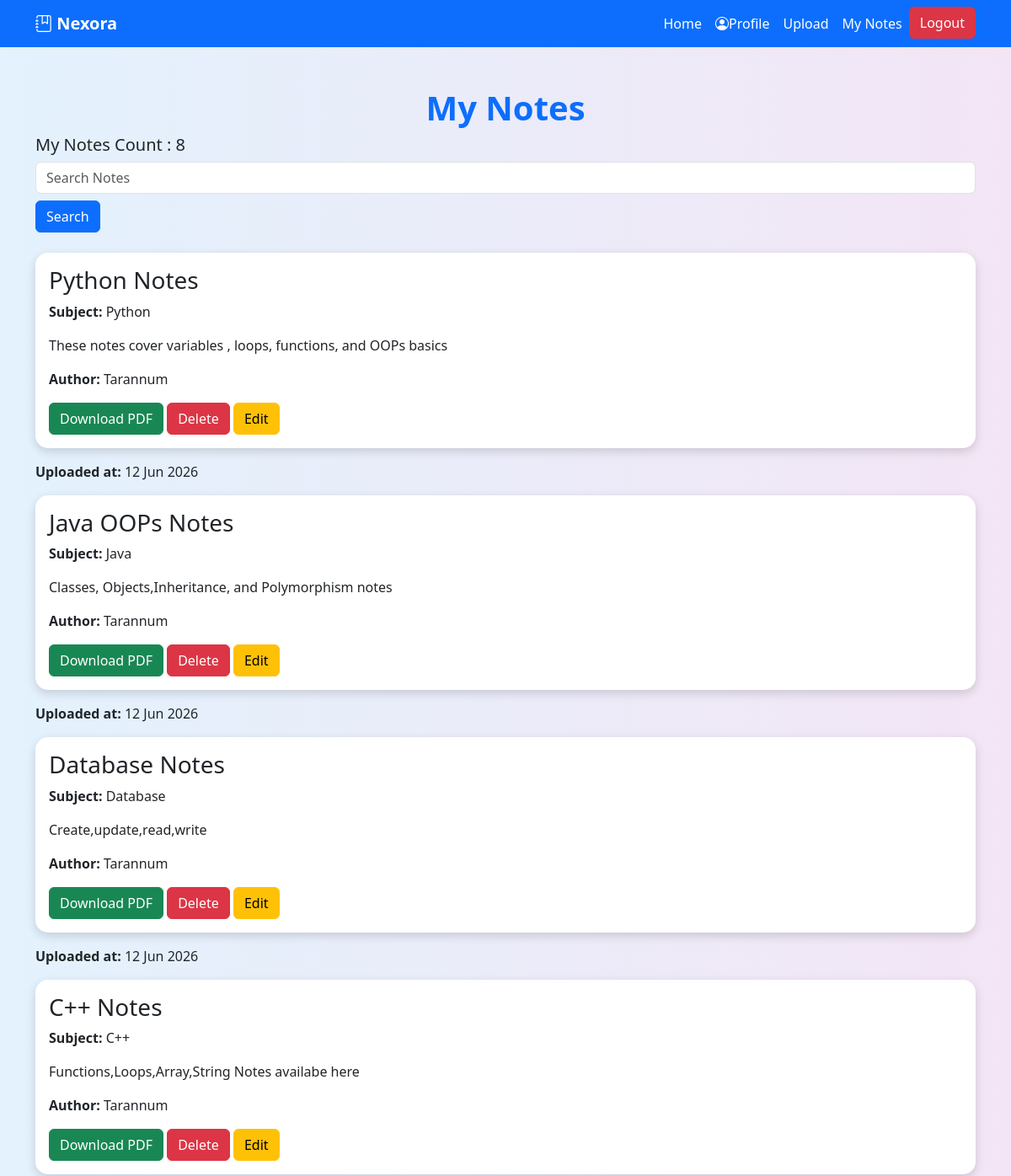
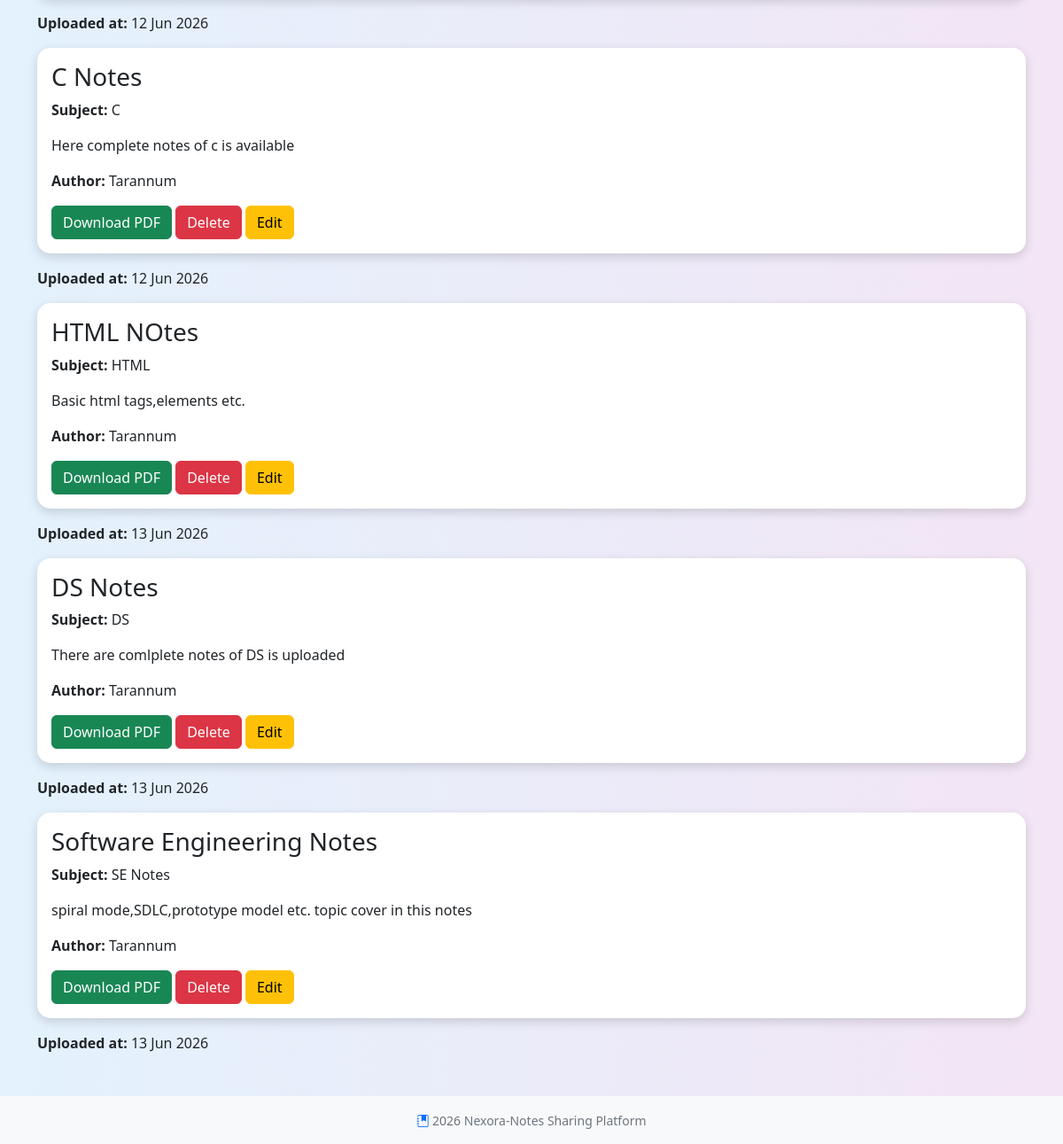
Screenshot of /my_notes/ (signed in) with the database file from the repository (2 pictures, top to bottom).
### Notes/models.py (models this page shows, shortened)
class Note(models.Model):
    title = models.CharField(max_length = 200)
    subject = models.CharField(max_length = 100)
    description = models.TextField()
    author = models.CharField(max_length=200)
    uploaded_at = models.DateTimeField(auto_now_add=True)
    file = models.FileField(upload_to = 'notes/', blank=True, null=True)

### Notes/views.py (the view)
# urls.py: path('my_notes/',views.my_notes),
def my_notes(request):
    notes = Note.objects.filter( author = request.user.username)
    my_notes_count = notes.count()
    if not request.user.is_authenticated:
        return redirect('/login/')
    return render(request, 'my_notes.html', {'notes':notes, 'my_notes_count': my_notes_count})

### Notes/templates/my_notes.html (shortened to what this page needs)
{% extends "base.html" %}
 {% block content %}
    <div class="container mt-5">
      <h1 class = " main-heading text-center text-primary">My Notes</h1>
       <h5>My Notes Count : {{ my_notes_count }}</h5>
      <form method = "GET">
        <input type="text" name = "search" placeholder = "Search Notes" class = "form-control">
        <button type ="submit" class = "btn btn-primary mt-2">Search</button>
      </form>
      <br>
      {%for note in notes%}
      <div class="card note-card mb-3">
        <div class="card-body">
          <h3>{{note.title}}</h3>
          <p><b>Subject: </b>{{note.subject}}</p>
          <p>{{note.description}}</p>
          <p><b>Author:</b> {{note.author}}</p>
          {% if note.file %}
          <a href="{{note.file.url}}" class="btn btn-success" >Download PDF</a>
          {% else %}
          <p>No PDF available</p>
          {% endif%}
          {% if note.author == request.user.username %}
          <a href="/delete/{{note.id}}" class="btn btn-danger">Delete</a>
          <a href="/edit/{{note.id}}" class="btn btn-warning">Edit</a>
          {% endif %}
        </div>
      </div>
      <p><b>Uploaded at:</b> {{note.uploaded_at|date:"d M Y"}}</p>
      {%endfor%}
    </div>
   {% endblock %}

### Notes/static/CSS/style.css (style rules this page uses)
body { background:linear-gradient(to right,#e3f2fd,#f3e5f5) }
.note-card { box-shadow: 0 4px 12px 0 rgba(0,0,0,0.15); border:none; border-radius: 15px; }
h1 { color:#0d6efd; font-weight: bold; }

### rows the page displays
Note: title "Python Notes", subject "Python", description "These notes cover variables , loops, functions, and OOPs basics", author "Tarannum", uploaded_at "12 Jun 2026"
Note: title "Java OOPs Notes", subject "Java", description "Classes, Objects,Inheritance, and Polymorphism notes", author "Tarannum", uploaded_at "12 Jun 2026"
Note: title "Database Notes", subject "Database", description "Create,update,read,write", author "Tarannum", uploaded_at "12 Jun 2026"
Note: title "C++ Notes", subject "C++", description "Functions,Loops,Array,String Notes availabe here", author "Tarannum", uploaded_at "12 Jun 2026"
Note: title "C Notes", subject "C", description "Here complete notes of c is available", author "Tarannum", uploaded_at "12 Jun 2026"
Note: title "HTML NOtes", subject "HTML", description "Basic html tags,elements etc.", author "Tarannum", uploaded_at "13 Jun 2026"
Note: title "DS Notes", subject "DS", description "There are comlplete notes of DS is uploaded", author "Tarannum", uploaded_at "13 Jun 2026"
Note: title "Software Engineering Notes", subject "SE Notes", description "spiral mode,SDLC,prototype model etc. topic cover in this notes", author "Tarannum", uploaded_at "13 Jun 2026"

### other values shown
{{ my_notes_count }} "8"
